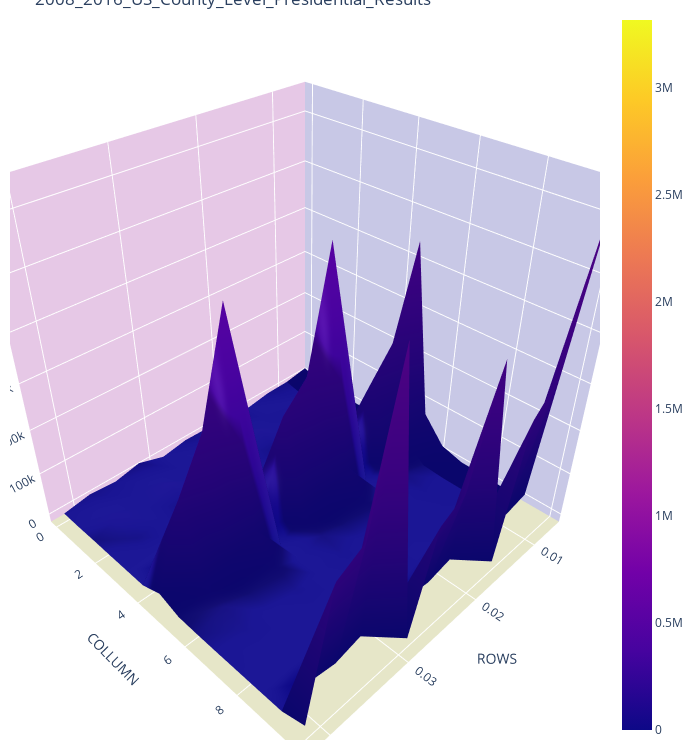

Write notebook code for a chart like this one.
### Code cell
df1_0, df1_1 = data_2008.shape
x1, y1 = np.linspace(0, 10, df1_0), np.linspace(0, 10, df1_1)
fig1 = go.Figure(data=[go.Surface(z=data_2008, x=x1, y=y1)])
fig1.update_layout(title='2008_2016_US_County_Level_Presidential_Results',width=750, height=750)

fig1.update_layout(scene = dict(
                    xaxis_title='ROWS',
                    yaxis_title='COLLUMN',
                    zaxis_title='TOTAL VOTES'))

fig1.update_layout(scene = dict(
                    xaxis = dict(
                         backgroundcolor="rgb(200, 200, 230)",
                         gridcolor="white",
                         showbackground=True,
                         zerolinecolor="white",),
                    yaxis = dict(
                        backgroundcolor="rgb(230, 200,230)",
                        gridcolor="white",
                        showbackground=True,
                        zerolinecolor="white"),
                    zaxis = dict(
                        backgroundcolor="rgb(230, 230,200)",
                        gridcolor="white",
                        showbackground=True,
                        zerolinecolor="white",),),
                    width=700,
                    margin=dict(
                    r=10, l=10,
                    b=10, t=10)
                  )

fig1.show()

### Figure 1 — Plotly figure (JSON) as saved in the notebook; plotly's stock layout.template omitted (floating-point values rounded to 4 significant figures; data arrays with more than 128 entries replaced by an {"elided": "..."} marker saying what was removed)
{"data": [{"type": "surface", "x": {"elided": "3112 float values"}, "y": [0, 0.7692, 1.538, 2.308, 3.077, 3.846, 4.615, 5.385, 6.154, 6.923, 7.692, 8.462, 9.231, 10], "z": {"elided": "3112x14 mixed values"}}], "layout": {"height": 750, "margin": {"b": 10, "l": 10, "r": 10, "t": 10}, "scene": {"xaxis": {"backgroundcolor": "rgb(200, 200, 230)", "gridcolor": "white", "showbackground": true, "title": {"text": "ROWS"}, "zerolinecolor": "white"}, "yaxis": {"backgroundcolor": "rgb(230, 200,230)", "gridcolor": "white", "showbackground": true, "title": {"text": "COLLUMN"}, "zerolinecolor": "white"}, "zaxis": {"backgroundcolor": "rgb(230, 230,200)", "gridcolor": "white", "showbackground": true, "title": {"text": "TOTAL VOTES"}, "zerolinecolor": "white"}}, "title": {"text": "2008_2016_US_County_Level_Presidential_Results"}, "width": 700}}
